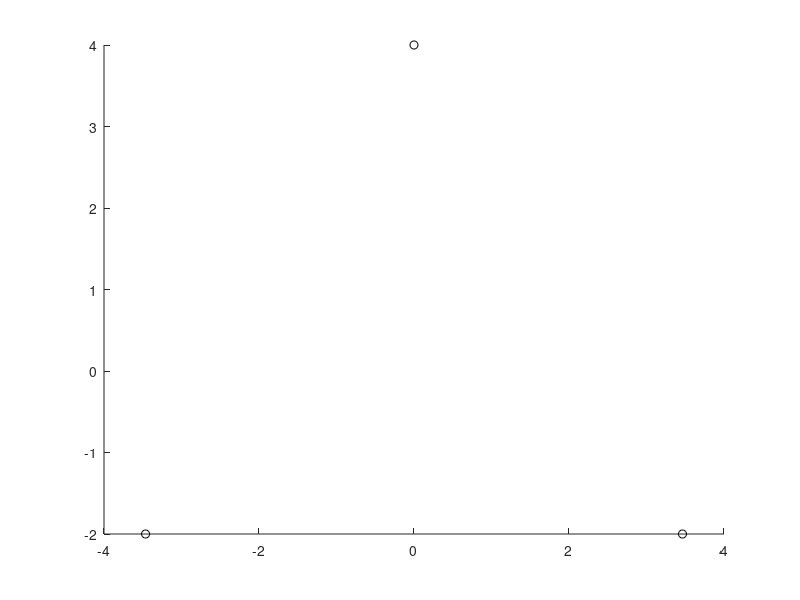

The MATLAB source for this figure: (Note: this script raises an error after producing the figure.)
global m; global G;
clear all
close all
clc

%lagrange equliteral triangular solution
m = [1, 2, 3];
s3_size = 1; s3_rad = 0;
x_init = 2*[0 2 ; -sqrt(3) -1 ; sqrt(3) -1];
v_init = 1/sum(m) * [(-m(2)-m(3)/2) (-sqrt(3)/2*m(3));(m(1)+m(3)/2) (-sqrt(3)/2*m(3)); (m(1)/2-m(2)/2) (sqrt(3)/2*m(1)+sqrt(3)/2*m(2))];
v_init = s3_size*v_init*[cos(s3_rad) sin(s3_rad) ; -sin(s3_rad) cos(s3_rad)];

%%%%%%%%%%%%%%%%%%%%%%%%%%%%%%%%%%%%%%%%%%%%%%%%%%%%%%%%%%%%%%%%%%%%%%%%%%%%%%%%
%basic setting
G = 1;
init = [x_init v_init]';
init = init(:)';
hold on;
for i = 1:3
    plot(x_init(i,1), x_init(i,2), 'ko');
end
E = 0;
for i = 0:2
    j = mod(i,3)+1;
    k = mod(i+1,3)+1;
    E = E + 1/2*m(j)*norm(v_init(j,:))^2 ...
        - G*m(j)*m(k)/norm(x_init(j,:)-x_init(k,:));
end
syms('x_sym', [3 4]);
assume(x_sym, 'real')
T_sym = E;
for i = 0:2
    j = mod(i,3)+1;
    k = mod(i+1,3)+1;
    T_sym = T_sym + G * m(j) * m(k) / norm(x_sym(j,1:2)-x_sym(k,1:2));
end

%Geodesic solution which domain is arclength
global GE;
GE{3, 2} = [];
ge{3, 2} = [];
for i = 1:3
    for j = 1:2
        ge{i, j} = 0;
        for k = 1:3
            for l = 1:2
                ge{i, j} = ge{i, j}  - diff(T_sym, x_sym(k,l))*x_sym(k,l+2)*x_sym(i,j+2) ...
                    + 1/(2*T_sym)*diff(T_sym, x_sym(i,j))*x_sym(k,l+2)^2;
            end
        end
        GE{i,j} = @(x) eval(subs(ge{i,j}, x_sym, reshape(x,[4,3])'));
    end
end
%Euler-Lagrange solution
global EL;
EL{3, 2} = [];
el{3, 2} = [];
for i = 1:3 %particles' index
    next_1 = mod(i, 3)+1; 
    next_2 = mod(i+1, 3)+1;
    r1_sq = (x_sym(i, 1) - x_sym(next_1, 1)).^2+(x_sym(i, 2)-(x_sym(next_1, 2))).^2;
    r2_sq = (x_sym(i, 1) - x_sym(next_2, 1)).^2+(x_sym(i, 2)-(x_sym(next_2, 2))).^2;
    for j = 1:2 % x, y 
        el{i, j} = - G*m(next_1)*(x_sym(i, j) - x_sym(next_1, j))/(r1_sq.^(1.5))...
                   - G*m(next_2)*(x_sym(i, j) - x_sym(next_2, j))/(r2_sq.^(1.5));
        EL{i, j} = @(x) eval(subs(el{i,j}, x_sym, reshape(x, [4, 3])'));
    end
end
%%%%%%%%%%%%%%%%%%%%%%%%%%%%%%%%%%%%%%%%%%%%%%%%%%%%%%%%%%%%%%%%%%%%%%%%%%%%%%%%

file_name = "test_threebody.txt";
wfile = fopen(file_name, 'w');
fprintf(wfile,"%s\n", file_name);
fprintf(wfile, "initial value :\n");
for i = 0:2
    fprintf(wfile, "[%f , %f , %f , %f]\n", init(i*4+1), init(i*4+2), init(i*4+3), init(i*4+4));
end

dt = 1/10;
cycle = 5;

clear("X")
clear("P")
X(1, :) = init;
P(1, :) = init;

hold on;
count = 0;
for var = 1:10
    %expect next position used by numerical method and calculate error value
    for i = 1:cycle
        count = count + 1;
        fprintf(wfile, "%4d | ", count);
        X(i+1, :) = RK4(X(i, :), @g, dt);
        fprintf(wfile, "Geod_err : %f | ", Err_est_tri(X(i,:)));
        P(i+1, :) = RK4(P(i, :), @eulagrange, dt);
        fprintf(wfile, "Newt_err : %f \n", Err_est_tri(P(i,:)));
    end
    
    %plot points and draw triangles according to last points
    plot(X(:, 1),X(:, 2), 'r--o');
    plot(X(:, 5),X(:, 6), 'g--o');
    plot(X(:, 9),X(:, 10), 'b--o');
    plot(P(:, 1),P(:, 2), 'm--^');
    plot(P(:, 5),P(:, 6), 'c--^');
    plot(P(:, 9),P(:, 10), 'k--^');
    plot_curr_triangle(X(cycle+1,:));
    plot_curr_triangle(P(cycle+1,:));

    X(1, :) = X(cycle+1, :);
    P(1, :) = P(cycle+1, :);
    pause(0.1);
end

hold off;
fclose(wfile);
fprintf("program end\n");

%%%%%%%%%%%%%%%%%%%%%%%%%%%%%%%%%%%%%%%%%%%%%%%%%%%%%%%%%%%%%%%%%%%%%%%%%%%%%%%%
%calculate error which points should make equliteral triangular solution
function err_result = Err_est_tri(pos)
    r1 = norm(pos(1:2)-pos(5:6));
    r2 = norm(pos(5:6)-pos(9:10));
    r3 = norm(pos(9:10)-pos(1:2));
    err_result = sum(abs(r1-r2)+abs(r2-r3)+abs(r3-r1))/3;
end
%draw triangle by given points
function plot_curr_triangle(pos)
    plot([pos(1), pos(5), pos(9), pos(1)] , [pos(2),pos(6),pos(10),pos(2)] , 'y:');
end
%geodesic equation
function dxdt = g(x) 
    global GE; 
    dxdt = zeros(size(x));
    for i = 1:3
        for j = 1:2
             dxdt((i-1)*4+j) = x((i-1)*4+j+2);
             dxdt((i-1)*4+j+2) = GE{i,j}(x);
        end
    end
end
%newtonian equation
function slope = eulagrange(x)
    global EL;
    slope = zeros(size(x));
    for i = 1:3
        for j = 1:2
            slope((i-1)*4+j) = x((i-1)*4+j+2);
            slope((i-1)*4+j+2) = EL{i,j}(x);
        end
    end
end
%Runge-Kutta 4th Order
function next_pos = RK4(curr_pos, func, dt)
    k1 = func(curr_pos(:));
    k2 = func(curr_pos(:) + k1*dt/2); 
    k3 = func(curr_pos(:) + k2*dt/2); 
    k4 = func(curr_pos(:) + k3*dt); 
    next_pos = curr_pos(:) + (k1 + 2*k2 + 2*k3 + k4)*dt/6;
end